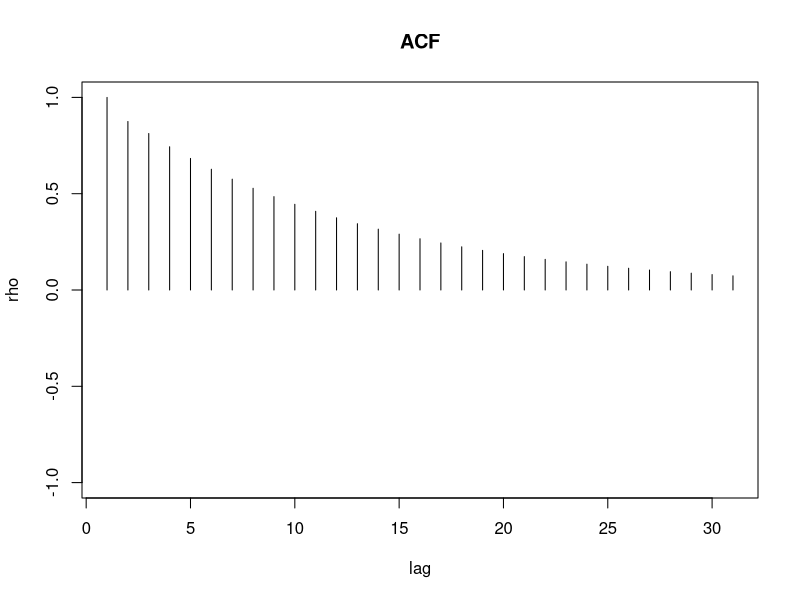
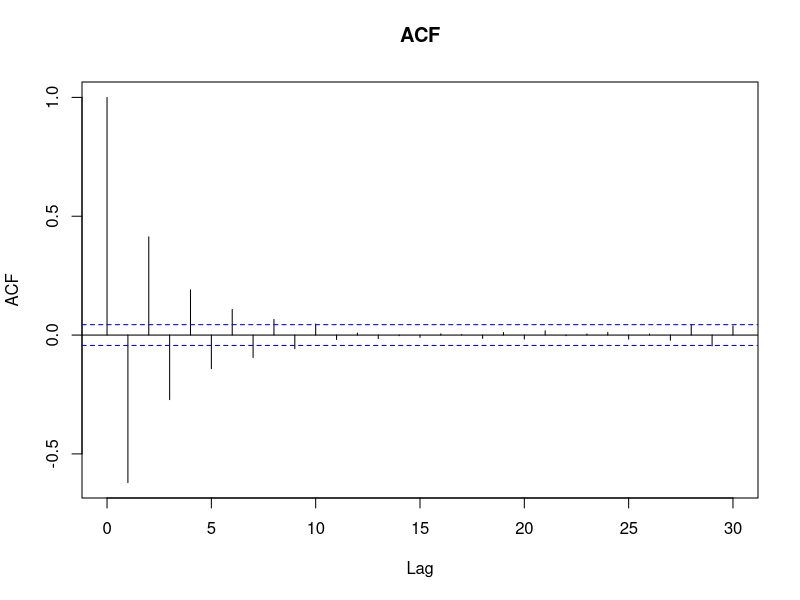
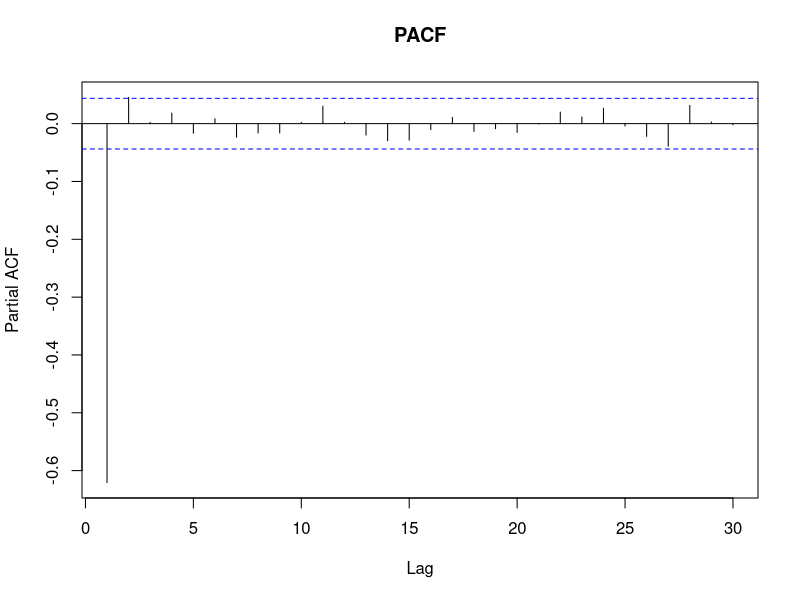
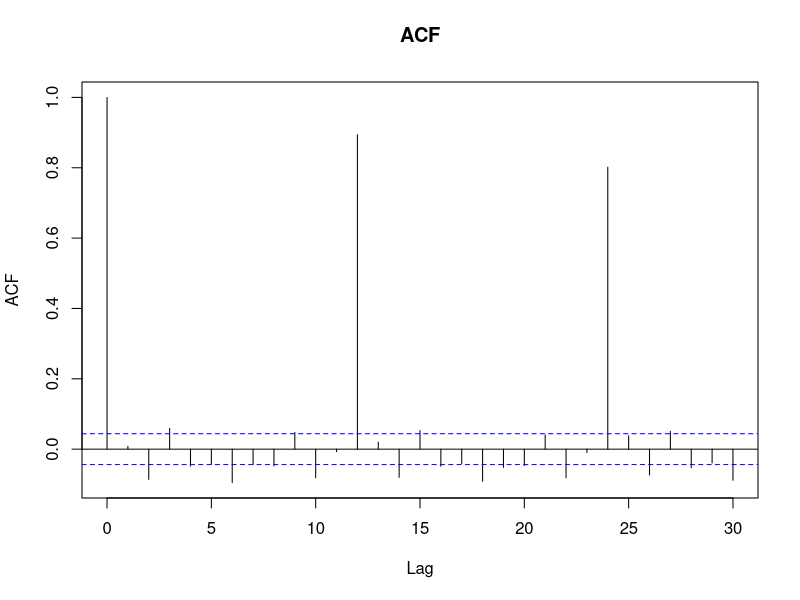
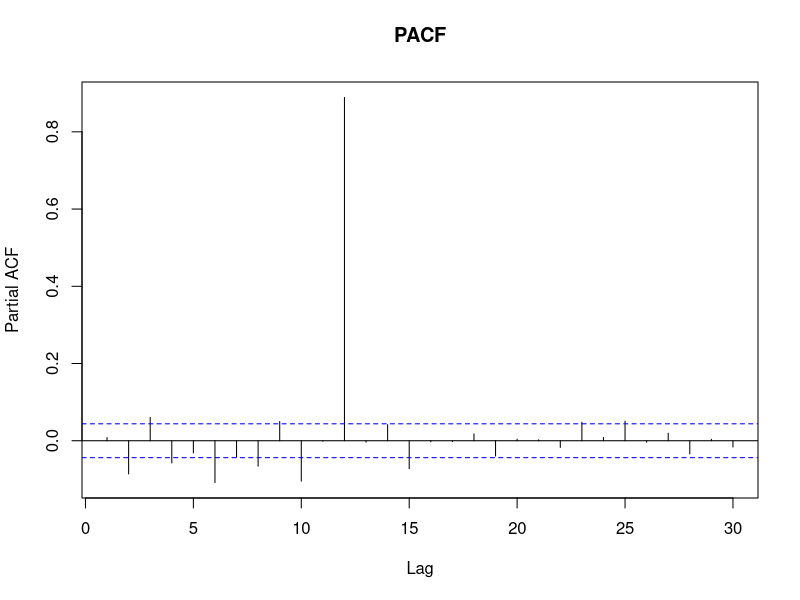

Here is the R script that generated these plots, in order: (Note: this script raises an error after producing the figures.)

# part 1
phi_1 <- -0.7
phi_2 <- -0.2

rho_1 <- -phi_1/(phi_2+1)
rho_2 <- -phi_1 * rho_1 - phi_2

# loop to calculate rho for k=2 to 30
rho <- numeric(30)

rho[1] <- rho_1
rho[2] <- rho_2

for (k in 3:30){
  rho[k] <- -phi_1 * rho[k-1] - phi_2 * rho[k-2]
}

rho
# add rho_0 = 1
rho <- c(1, rho)

# plot the ACF
plot(rho, type = "h", ylim = c(-1,1), ylab = "rho", xlab = "lag", main = "ACF")

# part 2
sim1 <- arima.sim(model=list(ar=-0.6), n=2000)
acf(sim1, lag.max=30, main = "ACF")
pacf(sim1, lag.max=30, main = "PACF")

sim2 <- arima.sim(model=list(ar=c(rep(0,11),0.9)), n=2000)
acf(sim2, lag.max=30, main = "ACF")
pacf(sim2, lag.max=30, main = "PACF")

sim3 <- arima.sim(model=list(ar=-0.9), ma=c(rep(0,11),0.7), n=2000)
acf(sim3, lag.max=30, main = "ACF")
pacf(sim3, lag.max=30, main = "PACF")


sim4 <- arima.sim(model=list(ar=c(0.6,rep(0,10),0.8, -0.48)), n=2000)
acf(sim4, lag.max=30, main = "ACF")
pacf(sim4, lag.max=30, main = "PACF")


sim5 <- arima.sim(model=list(ma=c(-0.4,rep(0,10),0.8, 0.32)), n=2000)
acf(sim5, lag.max=30, main = "ACF")
pacf(sim5, lag.max=30, main = "PACF")

sim6 <- arima.sim(model=list(ar=c(rep(0,11),-0.7),(ma=0.4)), n=2000)
acf(sim6, lag.max=30, main = "ACF")
pacf(sim6, lag.max=30, main = "PACF")

# Remember to flip the signs when using built in arima sim
# 13 lags when seasonality is same order as AR or MA term
# fx (1,0,0) (1,0,0)_12